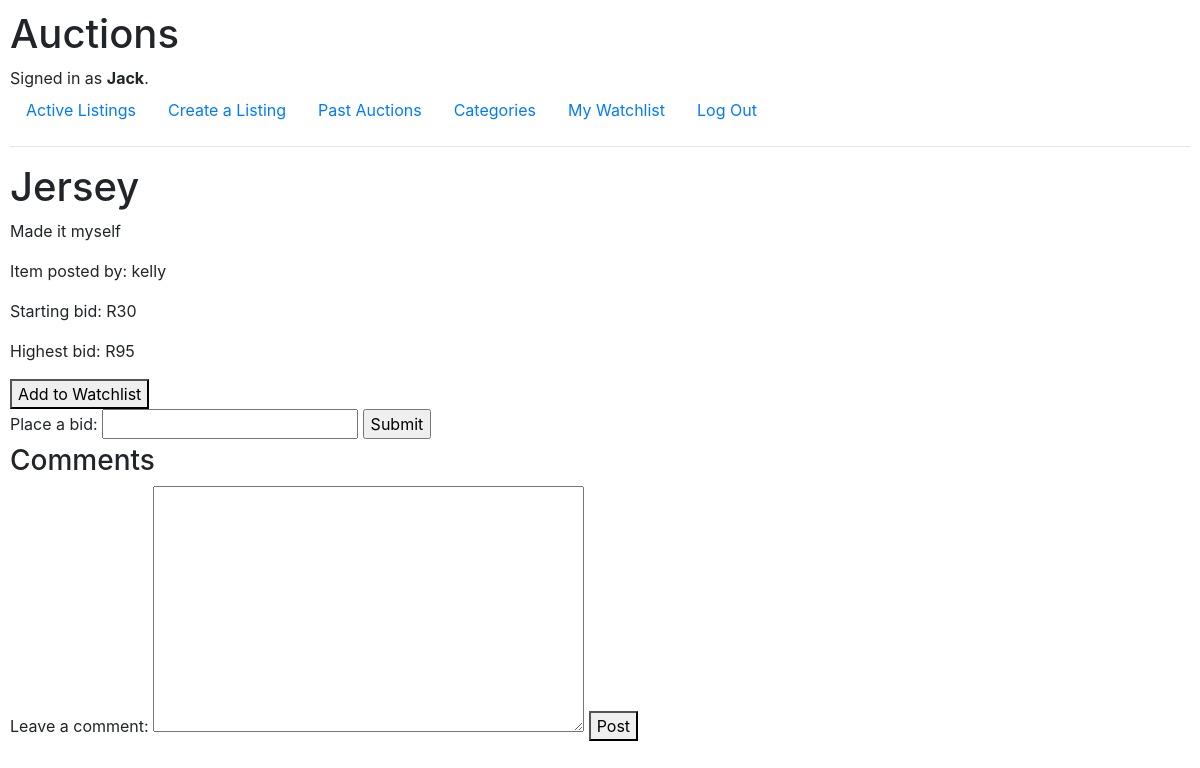
Before: /listing/2 (signed in) with the older database file.
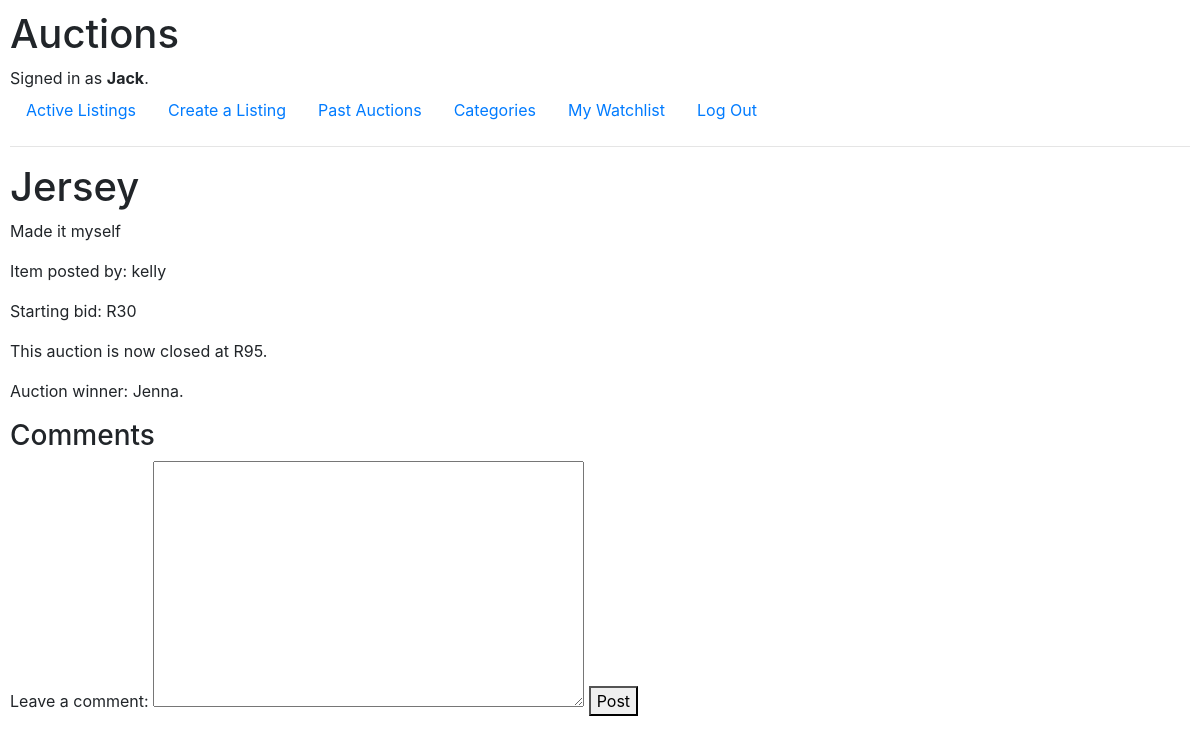
After: the same page with the newer database file.
### auctions/models.py (models this page shows, shortened)
class User(AbstractUser):
    pass

class Listing(models.Model):
    title = models.CharField(max_length=100)
    description = models.TextField()
    starting_bid = models.IntegerField()
    image_url = models.URLField(blank=True)
    category = models.CharField(max_length=100, blank=True)
    current_bid = models.IntegerField(default=0, null=True)
    user = models.ForeignKey(User, on_delete=models.CASCADE, related_name='listings')
    active = models.BooleanField(default=True)
    winner = models.ForeignKey(User, related_name='won_listing', blank=True, null=True, on_delete=models.SET_NULL)

class Bid(models.Model):
    bid_amount = models.IntegerField()
    user = models.ForeignKey(User, on_delete=models.CASCADE, related_name='bids')
    item = models.ForeignKey(Listing, on_delete=models.CASCADE, related_name='bids')

### auctions/views.py (the view)
# urls.py: path("listing/<int:item_id>", views.listing, name="listing"),
def listing(request, item_id):
    item = Listing.objects.get(pk=item_id)
    in_watchlist = Watchlist.objects.filter(user=request.user, listing=item).exists()
    comment_list = item.comments.all()
    return render(request, "auctions/listing.html", {
        "item": item,
        "highest_bid": item.bids.order_by("-bid_amount").first(),
        "in_watchlist": in_watchlist,
        "comment_form": NewCommentForm(),
        "comment_list": comment_list
    })

### auctions/views.py
class NewCommentForm(forms.ModelForm):
    class Meta:
        model = Comment
        fields = ["comment"]
        labels = {
            "comment": "Leave a comment",
        }

### auctions/templates/auctions/listing.html (shortened to what this page needs)
{% extends "auctions/layout.html" %}
{% block body %}
    <h1>{{ item.title.capitalize }}</h1>
    <p>{{ item.description }}</p>
    <p>Item posted by: {{ item.user.username }}</p>
    <p>Starting bid: R{{ item.starting_bid }}</p>
    {% if item.active %}
         {% if item.bids.all %}
             <p>Highest bid: R{{ highest_bid.bid_amount }}</p>
         {% else %}
            <p>No bids yet. Be the first to bid!</p>
         {% endif %}
        {% if user.is_authenticated  %}
            {% if in_watchlist  %}
                <form action="{% url 'remove_watchlist' item_id=item.id %}" method="post">
                    {% csrf_token %}
                    <button type="submit">Remove from Watchlist</button>
                </form>
            {% else %}
                <form action="{% url 'add_watchlist' item_id=item.id %}" method="post">
                    <button type="submit">Add to Watchlist</button>
                </form>
            {% endif %}
            <form action="{% url 'new_bid' item_id=item.id %}" method="POST">
            <label for="new_bid_input">Place a bid:</label>
                {% if highest_bid %}
                    <input id="new_bid_input" type="number" name="new_bid" min={{ highest_bid.bid_amount }} step="0.01">
                {% else %}
                    <input id="new_bid_input" type="number" name="new_bid" min={{ item.starting_bid }} step="0.01">
                {% endif %}
            <input type="submit">
            </form>
        {% elif not user.is_authenticated %}
            <p>You must <a href="{% url 'login' %}">Log in</a> to place a bid.</p>
        {% endif %}
    {% else %}
        {% if item.winner == request.user %}
            <div id="winning_message">
            <p>Congratulations! You have won this auction for R{{ highest_bid.bid_amount }}.</p>
            </div>
        {% elif highest_bid %}
            <div id="closed_with_winner_message">
            <p>This auction is now closed at R{{ highest_bid.bid_amount }}.</p>
                <p>Auction winner: {{ item.winner.username }}.</p>
            </div>
        {% else %}
            <div id="closed_no_winner_message">
            <p>This auction is now closed with no bids.</p>
            </div>
        {% endif %}
    {% endif %}
    <h3>Comments</h3>
    <form action="{% url 'make_comment' item_id=item.id %}" method="post">
        {{ comment_form }}
    <button type="submit">Post</button>
    </form>
{% endblock %}

### auctions/templates/auctions/layout.html (shortened to what this page needs)
{% load static %}
<!DOCTYPE html>
<html lang="en">
    <head>
        <link rel="stylesheet" href="https://stackpath.bootstrapcdn.com/bootstrap/4.4.1/css/bootstrap.min.css">
        <link href="{% static 'auctions/styles.css' %}" rel="stylesheet">
    </head>
    <body>
        <h1>Auctions</h1>
        <div>
            {% if user.is_authenticated %}
                Signed in as <strong>{{ user.username }}</strong>.
            {% else %}
                Not signed in.
            {% endif %}
        </div>
        <ul class="nav">
            <li class="nav-item">
                <a class="nav-link" href="{% url 'index' %}">Active Listings</a>
            </li>
            {% if user.is_authenticated %}
                <li class="nav-item">
                    <a class="nav-link" href="{% url 'create_listing' %}">Create a Listing</a>
                </li>
                 <li class="nav-item">
                    <a class="nav-link" href="{% url 'past_auctions' %}">Past Auctions</a>
                </li>
                <li class="nav-item">
                    <a class="nav-link" href="{% url 'categories' %}">Categories</a>
                </li>
                <li class="nav-item">
                    <a class="nav-link" href="{% url 'watchlist' %}">My Watchlist</a>
                </li>
                <li class="nav-item">
                    <a class="nav-link" href="{% url 'logout' %}">Log Out</a>
                </li>
            {% endif %}
        </ul>
        <hr>
        {% block body %}
        {% endblock %}
    </body>
</html>

### auctions/static/auctions/styles.css (style rules this page uses)
body { padding: 10px; }

Changed rows visible on the page:
changed Listing "Jersey": active True → False (drawn); winner.username (not shown) → "Jenna"
Other visible differences:
text no longer shown: "Highest bid: R Add to Watchlist Place a bid:"
text now shown: "This auction is now closed at R . Auction winner: ."
